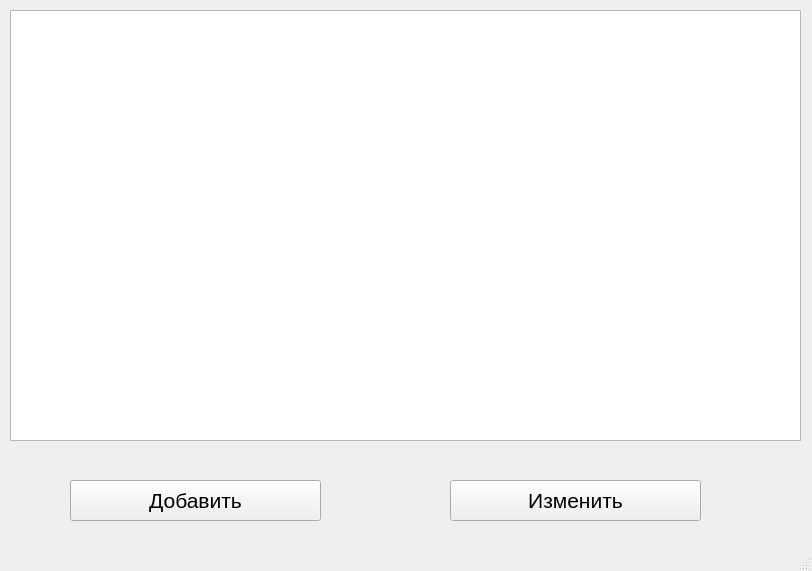
<?xml version="1.0" encoding="UTF-8"?>
<ui version="4.0">
 <class>MainWindow</class>
 <widget class="QMainWindow" name="MainWindow">
  <property name="geometry">
   <rect>
    <x>0</x>
    <y>0</y>
    <width>812</width>
    <height>571</height>
   </rect>
  </property>
  <property name="windowTitle">
   <string>Coffee</string>
  </property>
  <widget class="QWidget" name="centralwidget">
   <widget class="QTableWidget" name="tableWidget">
    <property name="geometry">
     <rect>
      <x>10</x>
      <y>10</y>
      <width>791</width>
      <height>431</height>
     </rect>
    </property>
   </widget>
   <widget class="QPushButton" name="pushButton">
    <property name="geometry">
     <rect>
      <x>70</x>
      <y>480</y>
      <width>251</width>
      <height>41</height>
     </rect>
    </property>
    <property name="font">
     <font>
      <pointsize>16</pointsize>
     </font>
    </property>
    <property name="text">
     <string>Добавить</string>
    </property>
   </widget>
   <widget class="QPushButton" name="pushButton_2">
    <property name="geometry">
     <rect>
      <x>450</x>
      <y>480</y>
      <width>251</width>
      <height>41</height>
     </rect>
    </property>
    <property name="font">
     <font>
      <pointsize>16</pointsize>
     </font>
    </property>
    <property name="text">
     <string>Изменить</string>
    </property>
   </widget>
  </widget>
  <widget class="QStatusBar" name="statusbar"/>
 </widget>
 <resources/>
 <connections/>
</ui>
